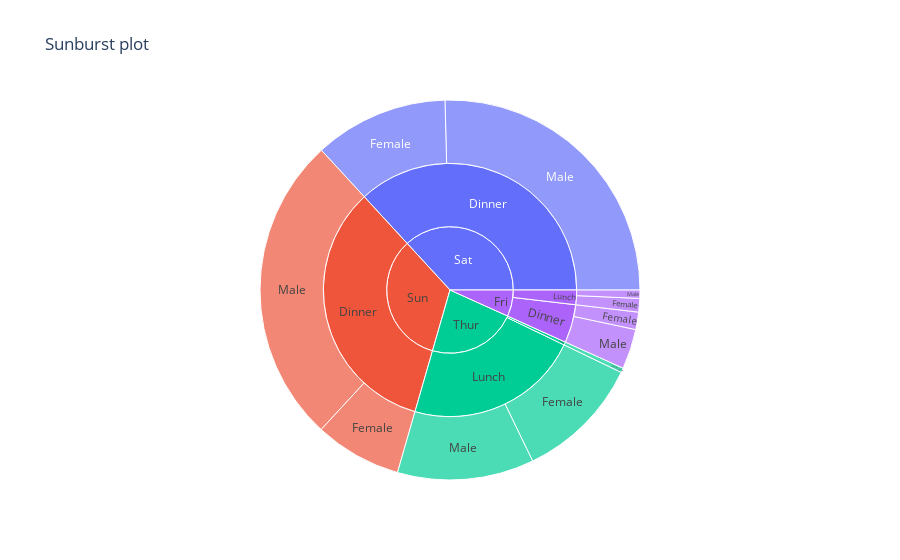

Notebook code cell kept with this figure:
### Code cell
tips = pd.read_csv('../DAVI Dataset/tips.csv')
import plotly.express as px

fig = px.sunburst(tips, path=["day","time","sex"], values = "total_bill", title = "Sunburst plot")

fig.show()

### Figure 1 — Plotly figure (JSON) as saved in the notebook; plotly's stock layout.template omitted (floating-point values rounded to 4 significant figures)
{"data": [{"branchvalues": "total", "domain": {"x": [0, 1], "y": [0, 1]}, "hovertemplate": "labels=%{label}<br>total_bill=%{value}<br>parent=%{parent}<br>id=%{id}<extra></extra>", "ids": ["Fri/Dinner/Female", "Sat/Dinner/Female", "Sun/Dinner/Female", "Thur/Dinner/Female", "Fri/Lunch/Female", "Thur/Lunch/Female", "Fri/Dinner/Male", "Sat/Dinner/Male", "Sun/Dinner/Male", "Fri/Lunch/Male", "Thur/Lunch/Male", "Fri/Dinner", "Sat/Dinner", "Sun/Dinner", "Thur/Dinner", "Fri/Lunch", "Thur/Lunch", "Fri", "Sat", "Sun", "Thur"], "labels": ["Female", "Female", "Female", "Female", "Female", "Female", "Male", "Male", "Male", "Male", "Male", "Dinner", "Dinner", "Dinner", "Dinner", "Lunch", "Lunch", "Fri", "Sat", "Sun", "Thur"], "name": "", "parents": ["Fri/Dinner", "Sat/Dinner", "Sun/Dinner", "Thur/Dinner", "Fri/Lunch", "Thur/Lunch", "Fri/Dinner", "Sat/Dinner", "Sun/Dinner", "Fri/Lunch", "Thur/Lunch", "Fri", "Sat", "Sun", "Thur", "Fri", "Thur", "", "", "", ""], "type": "sunburst", "values": [71.55, 551.0, 357.7, 18.78, 55.76, 516.1, 164.4, 1227.0, 1269.0, 34.16, 561.4, 236.0, 1778.0, 1627.0, 18.78, 89.92, 1078.0, 325.9, 1778.0, 1627.0, 1096.0]}], "layout": {"legend": {"tracegroupgap": 0}, "title": {"text": "Sunburst plot"}}}
